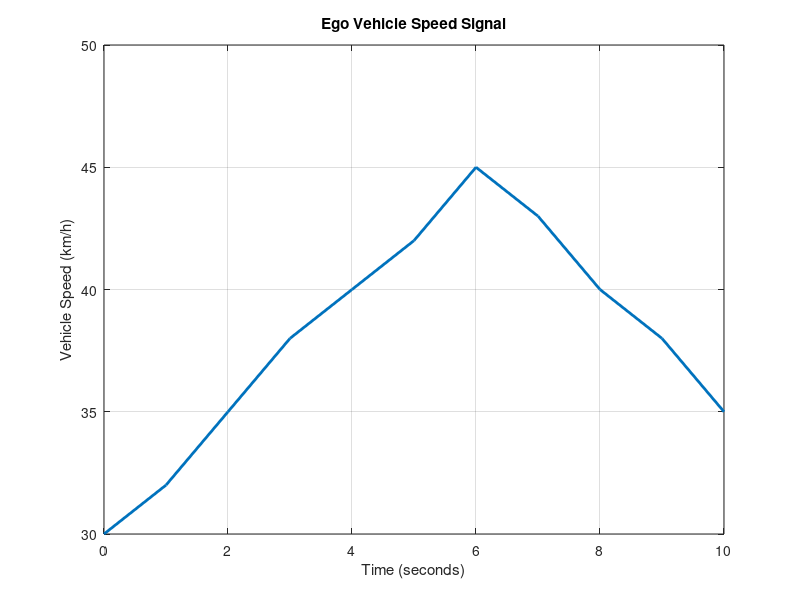

This chart was generated by the following MATLAB code:
clc;
clear;
close all;

%% VEHICLE SPEED SIGNAL

time = 0:1:10;

vehicleSpeed = [30 32 35 38 40 42 45 43 40 38 35];

%% Display Speed Information

disp("======================================");
disp("        VEHICLE SPEED SIGNAL");
disp("======================================");

for i = 1:length(time)

    fprintf("Time: %2d sec   Speed: %.1f km/h\n", ...
        time(i), vehicleSpeed(i));

end

disp("======================================");

%% Plot Speed

figure;

plot(time,vehicleSpeed,"LineWidth",2);

grid on;

xlabel("Time (seconds)");
ylabel("Vehicle Speed (km/h)");

title("Ego Vehicle Speed Signal");
